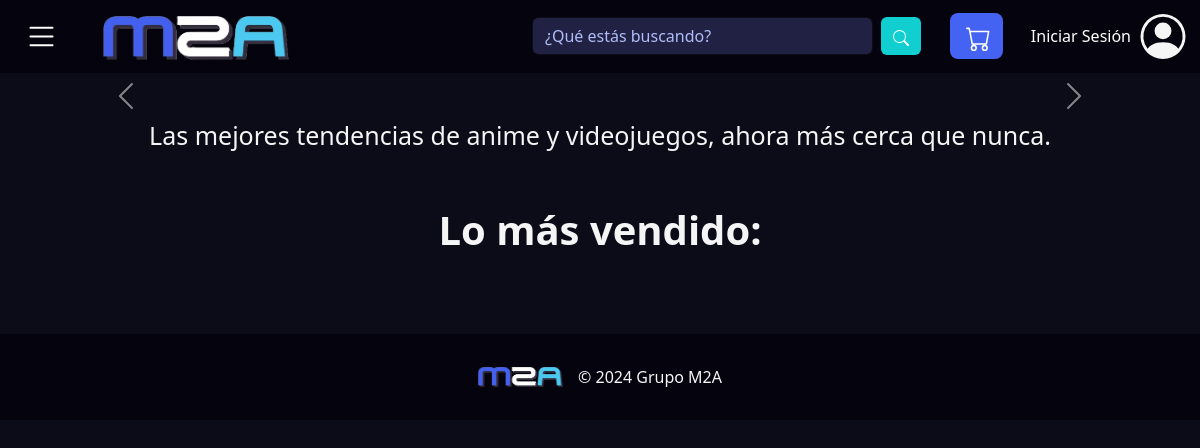
Before: /principal with the older database file.
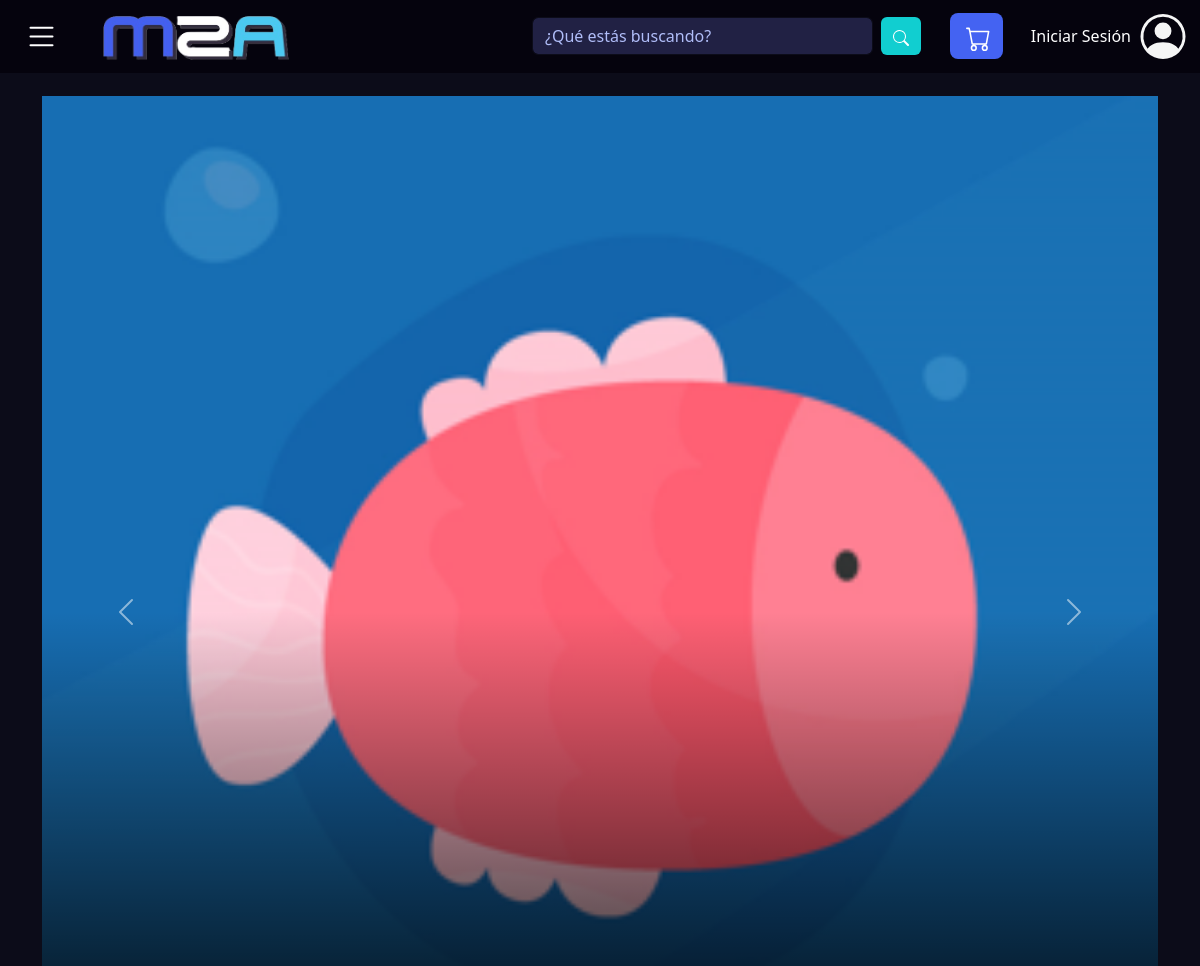
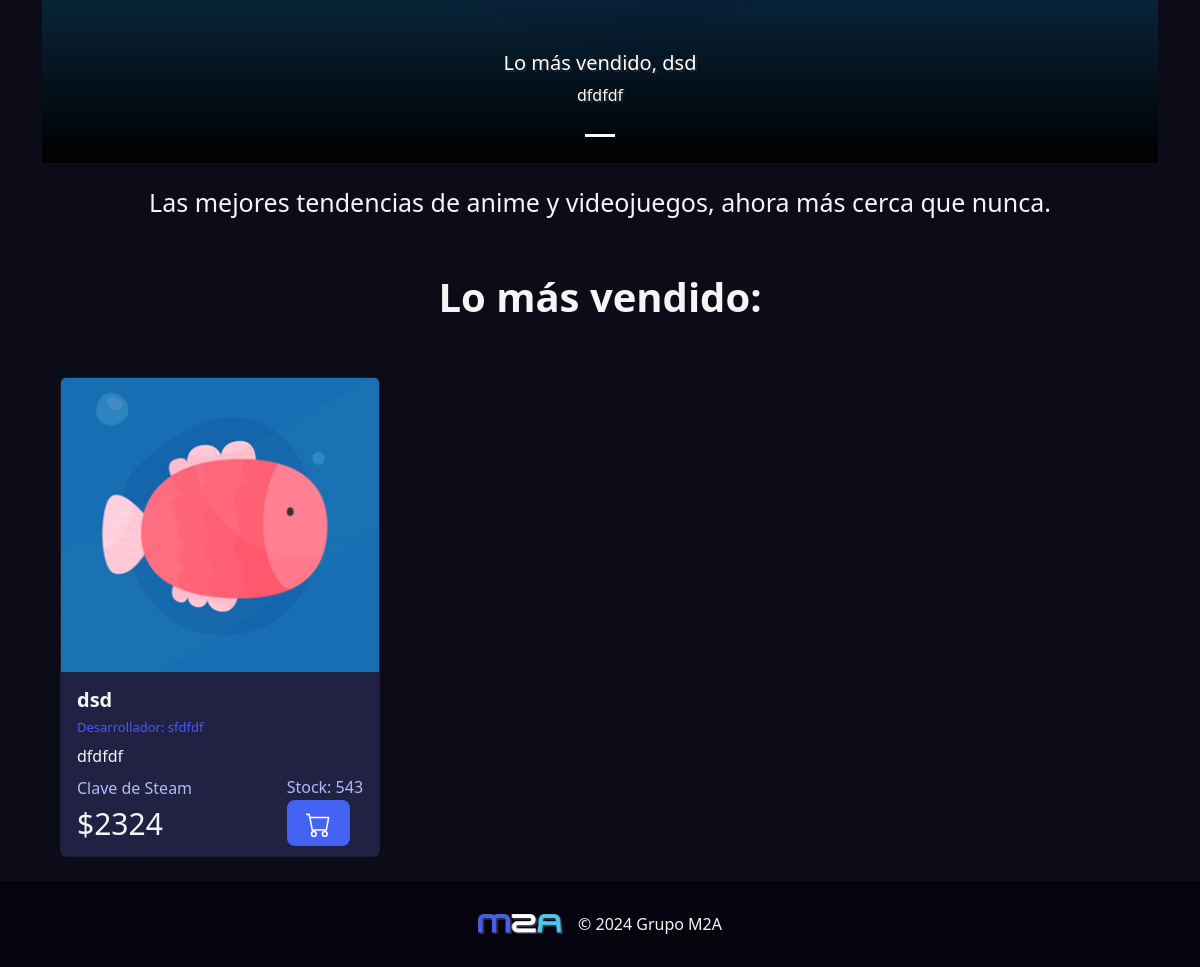
After: the same page with the newer database file (2 pictures, top to bottom).
### Store/models.py (models this page shows)
class Juego(models.Model):
    idJuego       = models.AutoField(primary_key=True)
    nombre        = models.CharField(max_length=50)
    desarrollador = models.CharField(max_length=50)
    descripcion   = models.CharField(max_length=550)
    imagen        = models.ImageField(upload_to='juegos/imagenes')
    ytVidId       = models.CharField(max_length=11, null=True)
    precio        = models.IntegerField()
    stock         = models.IntegerField()
    clave         = models.FileField(upload_to='juegos/archivos_zip/',null= False)
    tipoClave     = models.ForeignKey('tipoClave', on_delete=models.CASCADE)

class tipoClave(models.Model):
    idTipo        = models.IntegerField(primary_key=True)
    nombre        = models.CharField(max_length=20)

### Store/views.py (the view)
# urls.py: path('principal', views.verJuegosPrincipal, name='verJuegosPrincipal'),
def verJuegosPrincipal(request):
    juegos = Juego.objects.all()
    context = {
    'juegos': juegos,
    'MEDIA_URL': MEDIA_URL
    }
    return render(request, 'principal.html', context)

### Store/templates/principal.html (shortened to what this page needs)
{% extends "plantilla_base.html"  %}
{% block contenido %}
<div class="container pt-5">
  <div id="carouselExampleCaptions" class="carousel slide mt-5 d-flex justify-content-center align-items-center" data-bs-ride="carousel">
    <div class="carousel-indicators">
      {% for juego in juegos %}
        <button type="button" data-bs-target="#carouselExampleCaptions" data-bs-slide-to="{{ forloop.counter0 }}" {% if forloop.first %}class="active"{% endif %} aria-label="Slide {{ forloop.counter }}">
        </button>
      {% endfor %}
    </div>
    <div class="carousel-inner">
      {% for juego in juegos %}
        <div class="carousel-item {% if forloop.first %}active{% endif %}">
          <a href="{{ juego.idJuego }}">
            <img src="{{ juego.imagen.url }}" class="d-block w-100" alt="No disponible">
            <div class="carousel-caption d-none d-md-block">
              <h5 class="h5portada">Lo más vendido, {{ juego.nombre }} </h5>
              <p class="descripcionportada">{{ juego.descripcion }}</p>
            </div>
          </a>
        </div>
      {% endfor %}
    </div>
    <button class="carousel-control-prev" type="button" data-bs-target="#carouselExampleCaptions" data-bs-slide="prev">
      <span class="carousel-control-prev-icon" aria-hidden="true"></span>
    </button>
    <button class="carousel-control-next" type="button" data-bs-target="#carouselExampleCaptions" data-bs-slide="next">
      <span class="carousel-control-next-icon" aria-hidden="true"></span>
    </button>
  </div>
</div>
<h1 id="tituloportada" class="tituloportada pt-4">Las mejores tendencias de anime y videojuegos, ahora más cerca que nunca.</h1>
<div class="container pt-5">
  <h1 class="justify-content-center" style="text-align: center; font-weight: bold;">Lo más vendido:</h1>
</div>
<div class="container pt-5 pb-4">
  <div class="row row-cols-1 row-cols-md-2 row-cols-lg-2 row-cols-xl-3 row-cols-xl-3 row-cols-xxl-3 g-4">
{%for juego in juegos%}
    <div class="col">
      <div class="card"  style="width: 20rem; height: 480px; margin: 0 auto;">
        <a href="{{juego.idJuego}}">
          <img src="{{juego.imagen.url}}" class="card-img-top border-0" alt="No disponible">
        </a>
        <div class="card-body">
          <h5 class="card-title" id="titulojuego">{{juego.nombre}}</h5>
          <h4 class="card-title" style="font-size: small;" id="desarrollador">Desarrollador: {{juego.desarrollador}}</h4>
          <p class="card-text desc" style="margin-bottom: 5px;">{{juego.descripcion}}</p>
          <div class="row">
            <div class="col-6">
              <p class="pt-0" style="position: absolute; bottom: 40px;" id="producto">Clave de {{ juego.tipoClave.nombre }}</p>
              <p style="color: success; font-size: 30px; margin: 0cm; position: absolute; bottom: 10px;">${{juego.precio}} </p>
            </div>
            <div class="col-4 offset-2" style=" padding-left: 15px;">
              <p class="pt-0" style="margin:0cm; position: absolute; bottom: 57px;" id="stock"> Stock: {{juego.stock}} </p>
              <a class="btn-carro btn btn-primary btn-lg" href="{% url 'agregarJuegoCarro' idJuego=juego.idJuego%}" role="button" style="position: absolute; bottom: 10px; width: 20%;" id="btn-carro">
              </a>
            </div>
          </div>
        </div>
      </div>
    </div>
    {%endfor%}
  </div>
</div>
{% endblock %}

Changed rows visible on the page:
added Juego: imagen (picture), nombre "dsd", descripcion "dfdfdf", desarrollador "sfdfdf", tipoClave.nombre "Steam", precio "2324", stock "543"
